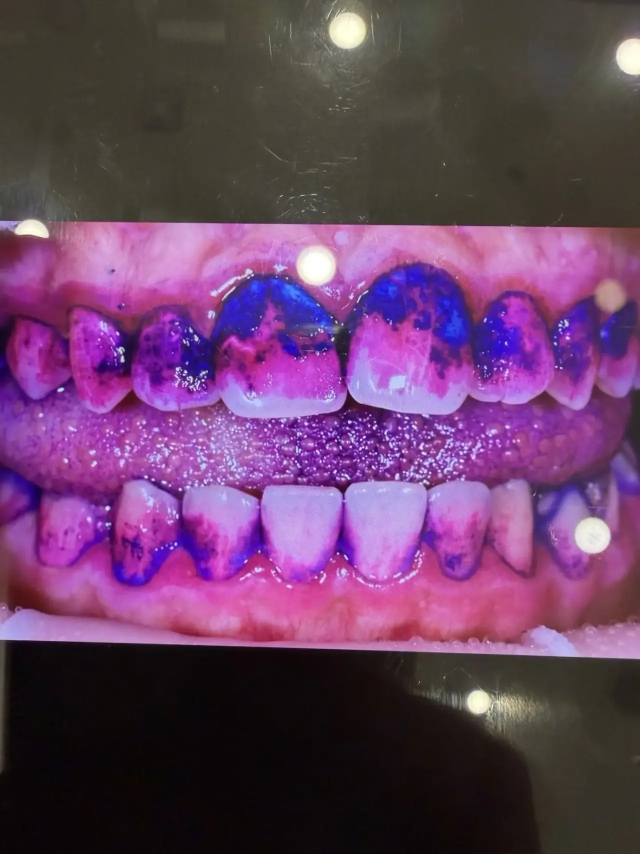
#> input picture client_photos/IMG_5214.WEBP, 1280 x 1707 px (shown at 1/2 size); its folder holds only this picture in this run
$ python -i plaque_detector.py   (imports and definitions only)
#> lines starting #> are read from the running program, lines starting #| are printed output that depends on the picture; after the words box and inside, x2 and y2 are one past the last pixel; in counts of white or black regions, pixels touching at a corner belong together
### app/utils/image_utils.py
import cv2
import numpy as np
from pathlib import Path
from PIL import Image

from app.config import settings


# [15 lines left out: function load_and_resize, not called in this run]


def save_image(img: np.ndarray, path: str) -> str:
    cv2.imwrite(path, img)
    return path


# [18 lines left out: functions compress_to_webp, validate_image, not called in this run]

### app/services/yolo_detector.py
"""YOLO-based plaque detection — used when trained model is available."""

import cv2
import numpy as np
from dataclasses import dataclass, field
from pathlib import Path
from PIL import Image

from app.utils.image_utils import save_image

YOLO_MODEL_PATH = Path("ml/runs/dental_plaque_v1/weights/best.pt")


@dataclass
class YoloPlaqueResult:
    plaque_percent: float
    plaque_pixels: int
    total_tooth_pixels: int
    overlay_path: str
    zone_data: dict = field(default_factory=dict)


def is_yolo_available() -> bool:
    return YOLO_MODEL_PATH.exists()


_cached_model = None

# [90 lines left out: functions _get_model, detect_plaque_yolo, not called in this run]

### app/services/plaque_detector.py
import cv2
import numpy as np
from dataclasses import dataclass, field
from PIL import Image
from pathlib import Path

from app.config import settings
from app.utils.image_utils import save_image


@dataclass
class PlaqueResult:
    plaque_percent: float
    plaque_pixels: int
    total_tooth_pixels: int
    overlay_path: str
    zone_data: dict = field(default_factory=dict)


def load_image(image_path: str) -> np.ndarray:
    """Load image supporting WEBP and standard formats."""
#> called with image_path = '../../client_photos/IMG_5214.WEBP'
    ext = Path(image_path).suffix.lower()
    if ext in (".webp", ".WEBP"):
        img_pil = Image.open(image_path).convert("RGB")
#> img_pil is the input picture: PIL image 1280x1707 RGB; mean R, G, B 103.2, 63.9, 100.8
        img = cv2.cvtColor(np.array(img_pil), cv2.COLOR_RGB2BGR)
    else:
        img = cv2.imread(image_path)
    if img is None:
        raise ValueError(f"Cannot read image: {image_path}")
    h, w = img.shape[:2]
    max_w = settings.image_max_width
    if w > max_w:
        scale = max_w / w
        img = cv2.resize(img, (max_w, int(h * scale)), interpolation=cv2.INTER_AREA)
#> img: shape (1066, 800, 3)
    return img


def detect_plaque(image_path: str, overlay_save_path: str) -> PlaqueResult:
    # Try YOLO model first if available
    try:
        from app.services.yolo_detector import is_yolo_available, detect_plaque_yolo
        if is_yolo_available():
            yolo_result = detect_plaque_yolo(image_path, overlay_save_path)
            return PlaqueResult(
                plaque_percent=yolo_result.plaque_percent,
                plaque_pixels=yolo_result.plaque_pixels,
                total_tooth_pixels=yolo_result.total_tooth_pixels,
                overlay_path=yolo_result.overlay_path,
                zone_data=yolo_result.zone_data,
            )
    except Exception:
        pass  # Fallback to HSV

    # HSV-based detection (fallback)
    img = load_image(image_path)
    hsv = cv2.cvtColor(img, cv2.COLOR_BGR2HSV)
#> hsv: shape (1066, 800, 3); mean H, S, V 102, 108.7, 112.4

    # Plaque mask: blue-purple stain from dental indicator
    plaque_lower = np.array([settings.plaque_h_min, settings.plaque_s_min, settings.plaque_v_min])
    plaque_upper = np.array([settings.plaque_h_max, settings.plaque_s_max, settings.plaque_v_max])
    plaque_mask = cv2.inRange(hsv, plaque_lower, plaque_upper)
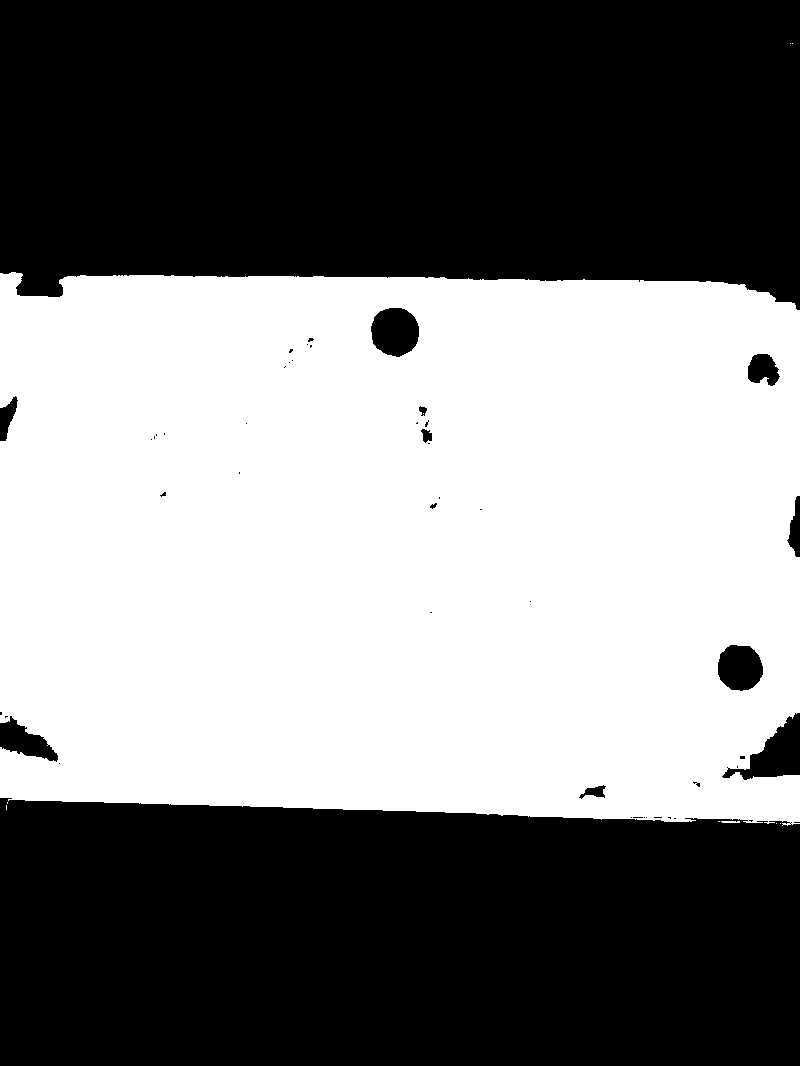
#> plaque_mask: shape (1066, 800); 48.8% white; 10 white regions (8 under 20 px), largest, box (x1, y1, x2, y2) and area: (0, 272, 800, 826) 415697, (721, 821, 740, 823) 36

    # Clean enamel mask: yellowish-white tooth surface
    enamel_lower = np.array([settings.enamel_h_min, settings.enamel_s_min, settings.enamel_v_min])
    enamel_upper = np.array([settings.enamel_h_max, settings.enamel_s_max, settings.enamel_v_max])
    enamel_mask = cv2.inRange(hsv, enamel_lower, enamel_upper)
#> enamel_mask: shape (1066, 800); 1.8% white; 110 white regions (96 under 20 px), largest, box (x1, y1, x2, y2) and area: (373, 0, 471, 102) 6315, (574, 858, 680, 916) 3181, (753, 44, 800, 108) 2046

    # Exclude dark background (V < 40)
    dark_mask = cv2.inRange(hsv, np.array([0, 0, 0]), np.array([180, 255, 40]))
#> dark_mask: shape (1066, 800); 18.4% white; 4 white regions (1 under 20 px), largest, box (x1, y1, x2, y2) and area: (0, 801, 676, 1066) 155889, (765, 836, 800, 889) 1176, (0, 408, 13, 439) 264
    plaque_mask = cv2.bitwise_and(plaque_mask, cv2.bitwise_not(dark_mask))
    enamel_mask = cv2.bitwise_and(enamel_mask, cv2.bitwise_not(dark_mask))

    # Morphological cleanup
    kernel = cv2.getStructuringElement(cv2.MORPH_ELLIPSE, (5, 5))
    plaque_mask = cv2.morphologyEx(plaque_mask, cv2.MORPH_OPEN, kernel)
#> plaque_mask: shape (1066, 800); 48.7% white; 1 white region, box (x1, y1, x2, y2) and area: (0, 272, 800, 823) 415418
    plaque_mask = cv2.morphologyEx(plaque_mask, cv2.MORPH_CLOSE, kernel)
#> plaque_mask: shape (1066, 800); 48.7% white; 1 white region, box (x1, y1, x2, y2) and area: (0, 272, 800, 823) 415733
    enamel_mask = cv2.morphologyEx(enamel_mask, cv2.MORPH_OPEN, kernel)
#> enamel_mask: shape (1066, 800); 1.6% white; 9 white regions (1 under 20 px), largest, box (x1, y1, x2, y2) and area: (383, 0, 470, 102) 5898, (574, 859, 679, 913) 2950, (754, 46, 800, 107) 1973
    enamel_mask = cv2.morphologyEx(enamel_mask, cv2.MORPH_CLOSE, kernel)
#> enamel_mask: shape (1066, 800); 1.6% white; 6 white regions, box (x1, y1, x2, y2) and area: (383, 0, 470, 102) 6079, (565, 859, 679, 913) 3093, (754, 46, 800, 107) 2009, (374, 314, 417, 353) 1182, (724, 648, 759, 682) 779, (20, 273, 61, 296) 650

    # Total tooth area
    teeth_mask = cv2.bitwise_or(plaque_mask, enamel_mask)
#> teeth_mask: shape (1066, 800); 50.4% white; 17 black regions (2 under 20 px), largest, box (x1, y1, x2, y2) and area: (0, 0, 800, 310) 215368, (0, 798, 800, 1066) 200722, (724, 713, 800, 780) 2313

    plaque_pixels = int(cv2.countNonZero(plaque_mask))
#> plaque_pixels = 415733
    total_pixels = int(cv2.countNonZero(teeth_mask))
#> total_pixels = 429525

    if total_pixels == 0:
        plaque_pct = 0.0
    else:
        plaque_pct = round((plaque_pixels / total_pixels) * 100, 1)
#> plaque_pct = 96.8

    # Generate overlay
    overlay = create_overlay(img, plaque_mask, enamel_mask)
    save_image(overlay, overlay_save_path)

    # Zone analysis
    zone_data = analyze_zones(plaque_mask, teeth_mask)

    return PlaqueResult(
        plaque_percent=plaque_pct,
        plaque_pixels=plaque_pixels,
        total_tooth_pixels=total_pixels,
        overlay_path=overlay_save_path,
        zone_data=zone_data,
    )


def create_overlay(original: np.ndarray, plaque_mask: np.ndarray, enamel_mask: np.ndarray) -> np.ndarray:
    overlay = original.copy()

    # Red for plaque, green for clean
    red_layer = np.zeros_like(original)
    red_layer[:, :] = (0, 0, 220)
    green_layer = np.zeros_like(original)
    green_layer[:, :] = (0, 200, 0)

    plaque_colored = cv2.bitwise_and(red_layer, red_layer, mask=plaque_mask)
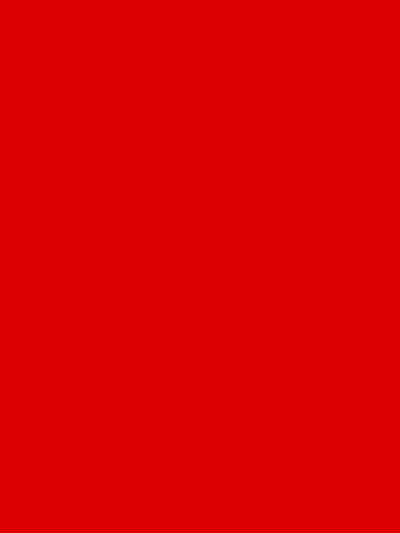
#> red_layer: shape (1066, 800, 3) (shown at 1/2 size); mean of channels 0, 1, 2 0, 0, 220; drawn as B, G, R
    clean_colored = cv2.bitwise_and(green_layer, green_layer, mask=enamel_mask)
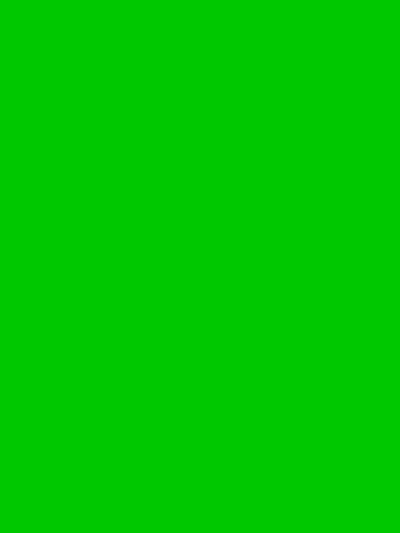
#> green_layer: shape (1066, 800, 3) (shown at 1/2 size); mean of channels 0, 1, 2 0, 200, 0; drawn as B, G, R

    # Blend
    alpha = 0.4
    mask_combined = cv2.bitwise_or(plaque_mask, enamel_mask)
    mask_3ch = cv2.cvtColor(mask_combined, cv2.COLOR_GRAY2BGR) / 255.0

    colored = cv2.add(plaque_colored, clean_colored)
    overlay = (original * (1 - mask_3ch * alpha) + colored * (mask_3ch * alpha)).astype(np.uint8)

    # Add percentage text
    plaque_px = cv2.countNonZero(plaque_mask)
#> plaque_px = 415733
    total_px = cv2.countNonZero(mask_combined)
#> total_px = 429525
    if total_px > 0:
        pct = round(plaque_px / total_px * 100, 1)
#> pct = 96.8
        cv2.putText(overlay, f"{pct}%", (10, 40), cv2.FONT_HERSHEY_SIMPLEX, 1.2, (0, 0, 255), 3)
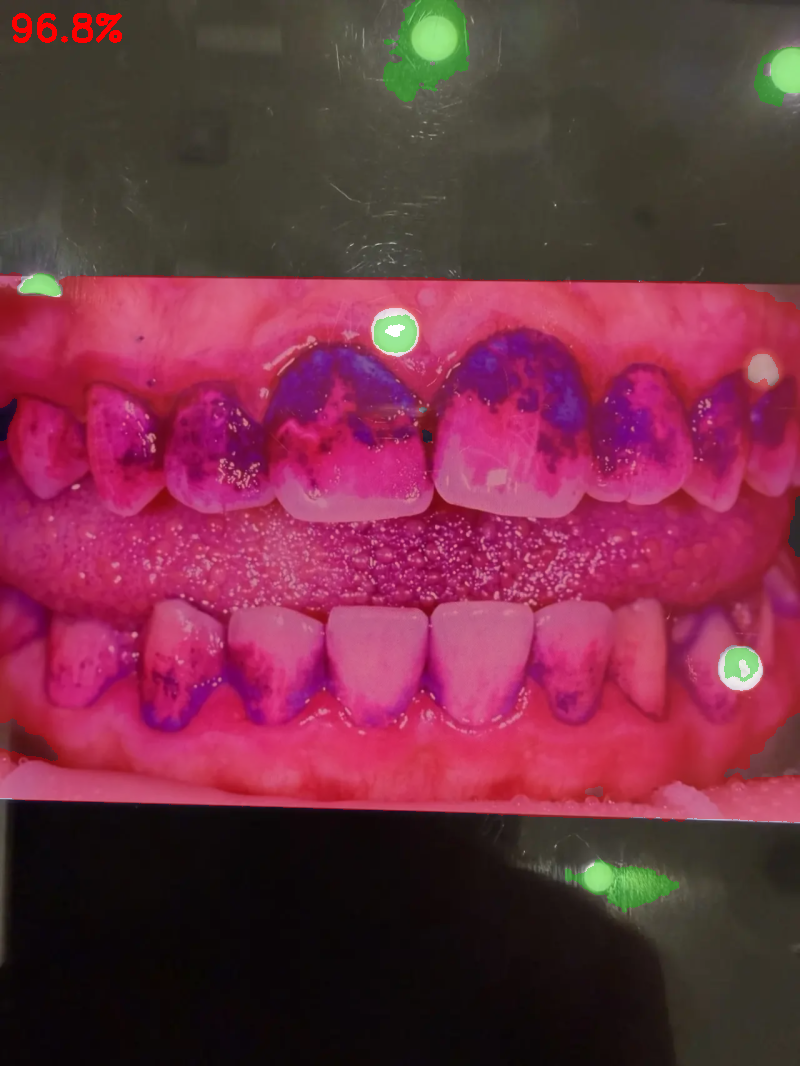
#> overlay: shape (1066, 800, 3); mean B, G, R 67.7, 48.1, 114.8

    return overlay


def analyze_zones(plaque_mask: np.ndarray, teeth_mask: np.ndarray) -> dict:
    h, w = plaque_mask.shape
    rows, cols = 2, 3
    zone_h, zone_w = h // rows, w // cols

    zone_names = [
        ["upper_left", "upper_center", "upper_right"],
        ["lower_left", "lower_center", "lower_right"],
    ]

    zones = {}
    for r in range(rows):
        for c in range(cols):
            y1, y2 = r * zone_h, (r + 1) * zone_h
            x1, x2 = c * zone_w, (c + 1) * zone_w

            zone_plaque = cv2.countNonZero(plaque_mask[y1:y2, x1:x2])
            zone_teeth = cv2.countNonZero(teeth_mask[y1:y2, x1:x2])

            if zone_teeth > 0:
                zones[zone_names[r][c]] = round(zone_plaque / zone_teeth * 100, 1)
            else:
                zones[zone_names[r][c]] = 0.0
#> after the loop, zones = {'upper_left': 99, 'upper_center': 90.1, 'upper_right': 97.1, 'lower_left': 100, 'lower_center': 100, 'lower_right': 94.9}

    return zones

>>> result = detect_plaque('../../client_photos/IMG_5214.WEBP', 'out.png')
#> in detect_plaque, `zone_data = analyze_zones(plaque_mask, teeth_mask)`: zone_data has the same summary as zones in analyze_zones

$ run again, on client_photos/IMG_5215.WEBP
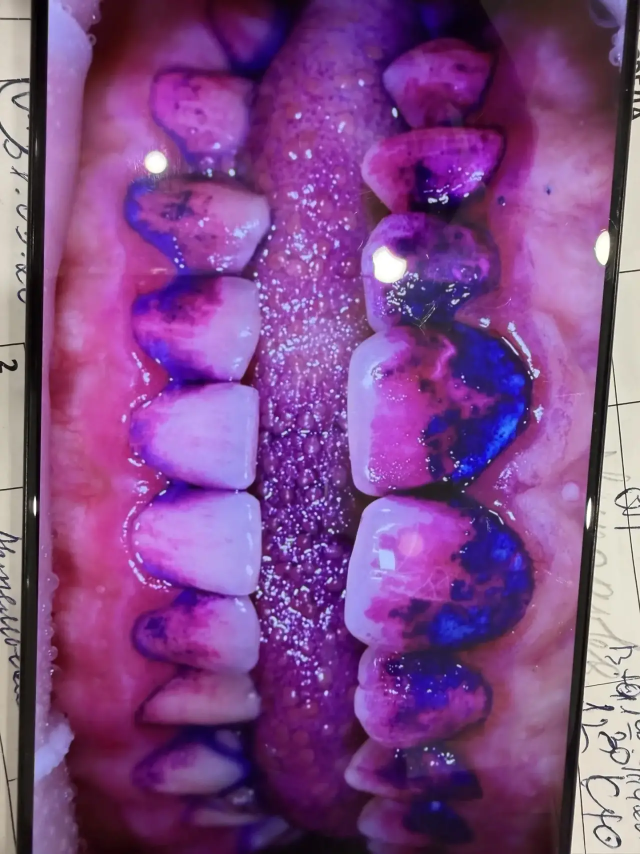
#> input picture client_photos/IMG_5215.WEBP, 1280 x 1707 px (shown at 1/2 size)
#> in load_image, img_pil is the input picture: PIL image 1280x1707 RGB; mean R, G, B 127.9, 73.4, 135.6
#> hsv: shape (1066, 800, 3); mean H, S, V 131.5, 136.8, 144
#> in detect_plaque, `plaque_mask = cv2.inRange(hsv, plaque_lower, plaque_upper)`:
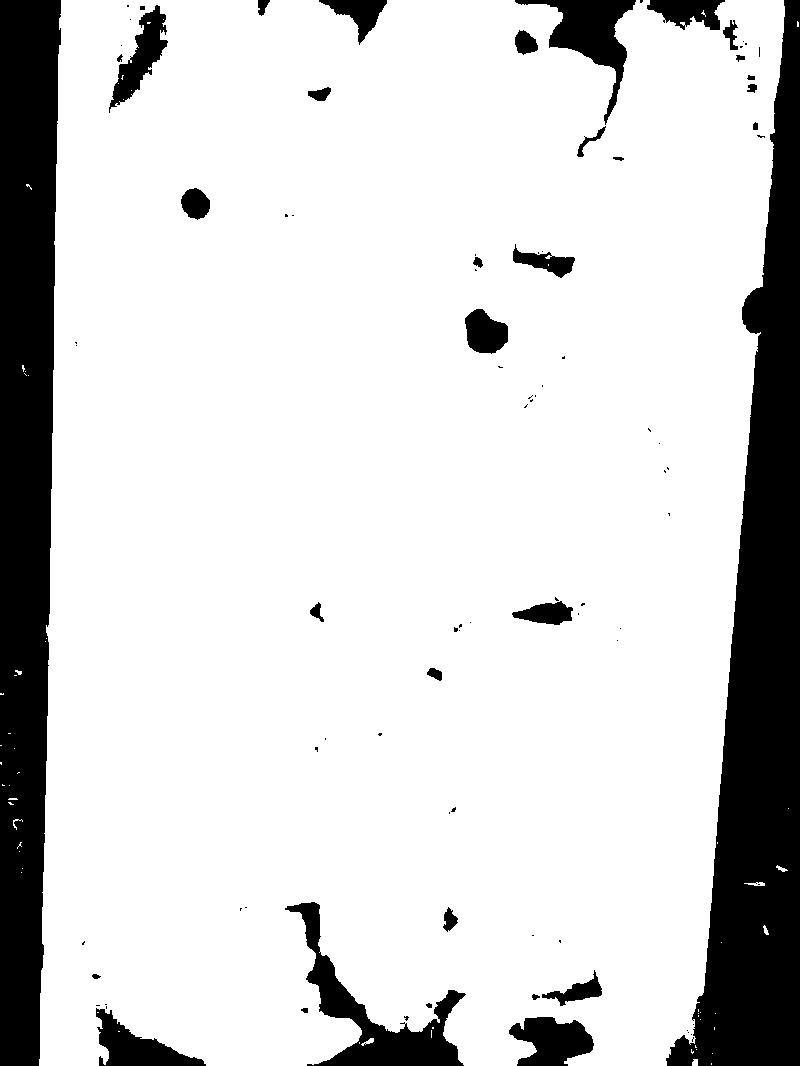
#> plaque_mask: shape (1066, 800); 82.8% white; 92 black regions (58 under 20 px), largest, box (x1, y1, x2, y2) and area: (666, 0, 800, 1066) 64029, (0, 0, 61, 1066) 53348, (285, 902, 466, 1066) 7422
#> dark_mask: shape (1066, 800); 4.9% white; 73 white regions (48 under 20 px), largest, box (x1, y1, x2, y2) and area: (31, 0, 59, 626) 10710, (22, 562, 49, 1066) 7347, (699, 665, 741, 1066) 4527
#> teeth_mask: shape (1066, 800); 91.2% white; 58 black regions (7 under 20 px), largest, box (x1, y1, x2, y2) and area: (0, 0, 61, 1066) 25432, (666, 0, 800, 1066) 18681, (287, 902, 464, 1066) 7444
#> plaque_pixels = 706030
#> total_pixels = 777706
#> plaque_pct = 90.8
#> plaque_px = 706030
#> total_px = 777706
#> pct = 90.8
#> in create_overlay, `cv2.putText(overlay, f"{pct}%", (10, 40), cv2.FONT_HERSHEY_SIMPLEX, 1...`:
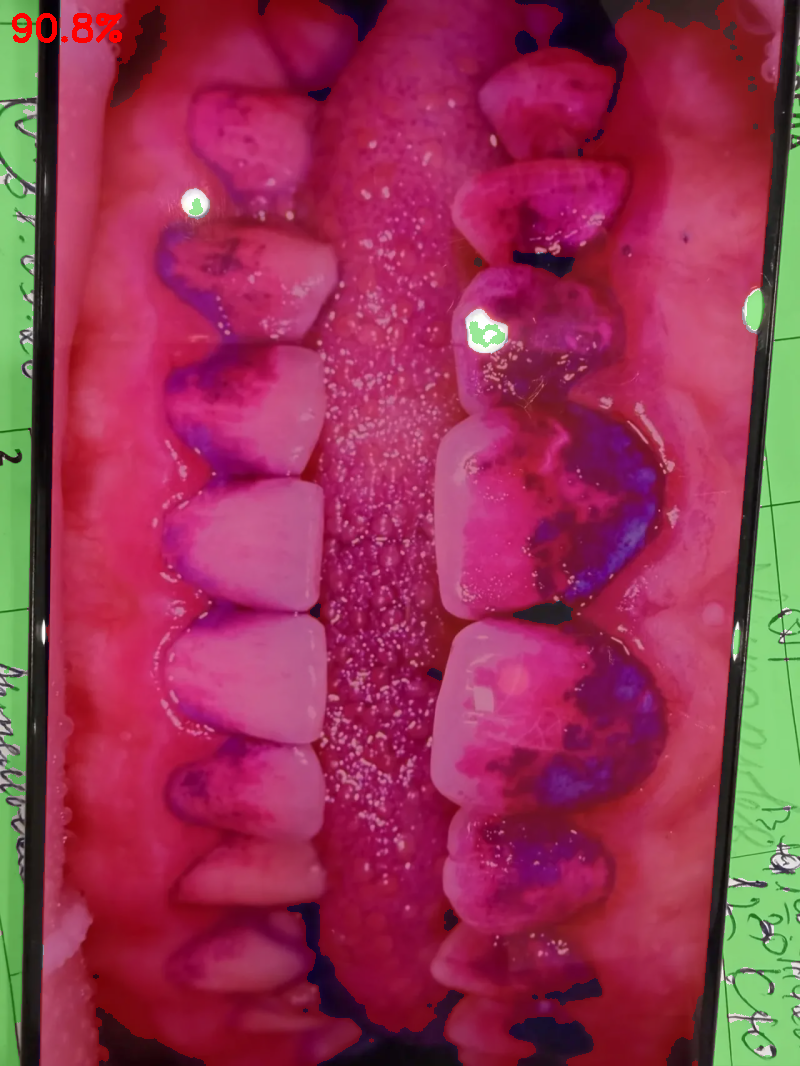
#> overlay: shape (1066, 800, 3); mean B, G, R 82.4, 51.5, 151.2
#> after the loop in analyze_zones, `for r in range(rows):`: zones = {'upper_left': 86.8, 'upper_center': 99.6, 'upper_right': 91.8, 'lower_left': 91.1, 'lower_center': 100, 'lower_right': 75.3}
#> zone_data has the same summary as zones in analyze_zones
